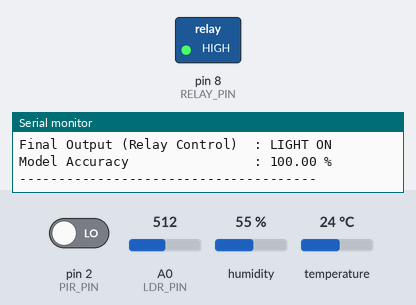
A sketch run on a simulated Arduino Uno, built with avr-gcc and run on an emulated ATmega328P. Shown: switched loads named in the sketch (green lamp = pin HIGH), the last lines printed to the serial monitor. Inputs (shaded band) come from the test bench; at power-on: A0 (LDR_PIN) = 512, pin 2 (PIR_PIN) LOW, humidity 55 %, temperature 24 °C.

Above: at 1.2 s.
1.3 s: A0 (LDR_PIN) set to 390
6.7 s: pin 2 (PIR_PIN) driven HIGH
11.5 s: A0 (LDR_PIN) set to 584
14.7 s: A0 (LDR_PIN) set to 609
At 16.5 s:
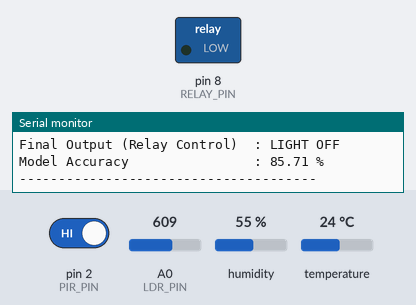
17.9 s: A0 (LDR_PIN) set to 590
At 20.7 s:
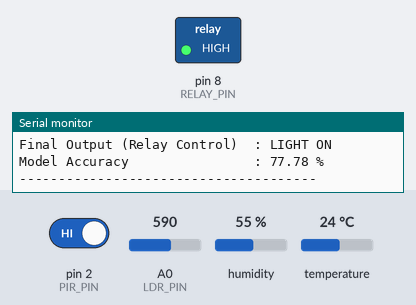
21.6 s: A0 (LDR_PIN) set to 610
At 23.3 s:
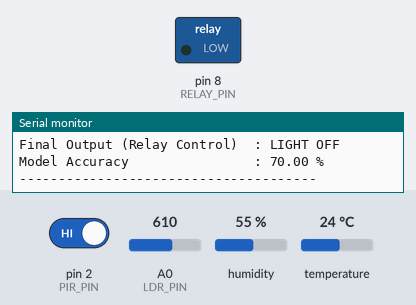
Timing chart, 0 to 24.8 s (numbered marks = the images above; inputs shaded):
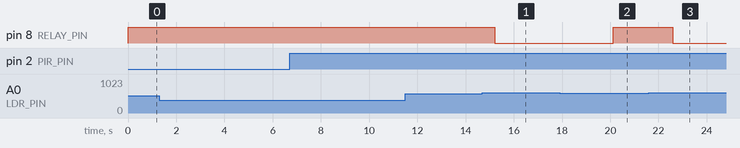

The sketch:

SmartIndoorSystem.ino
```cpp
#include "DHT.h"
#include <math.h>

// Pins
#define PIR_PIN 2
#define DHT_PIN 3
#define LDR_PIN A0
#define RELAY_PIN 8

#define DHT_TYPE DHT11
DHT dht(DHT_PIN, DHT_TYPE);


int total = 0;
int correct = 0;


float sigmoid(float x) {
  return 1.0 / (1.0 + exp(-x));
}

void setup() {
  Serial.begin(9600);

  pinMode(PIR_PIN, INPUT);
  pinMode(RELAY_PIN, OUTPUT);

  digitalWrite(RELAY_PIN, HIGH);
  dht.begin();

  Serial.println("======================================");
  Serial.println(" SMART INDOOR AUTOMATION SYSTEM");
  Serial.println(" (Regression-Based Smart Control)");
  Serial.println("======================================");
}

void loop() {

  int motion = digitalRead(PIR_PIN);
  int ldr = analogRead(LDR_PIN);
  float temp = dht.readTemperature();
  float hum = dht.readHumidity();


  float motion_f = motion;
  float light_f = 1.0 - (ldr / 1023.0);

  float z = (-4.0 * light_f) + (2.0 * motion_f) - 0.5;
  float probability = sigmoid(z);

  bool predicted = (probability > 0.6);


  bool expected = (motion == HIGH && ldr > 600);


  total++;
  if (predicted == expected) correct++;
  float accuracy = (correct * 100.0) / total;

  Serial.println("\n--------------------------------------");
  Serial.println("   REGRESSION MODEL OUTPUT");
  Serial.println("--------------------------------------");

  // PIR
  Serial.print("PIR Sensor (Motion Detection) : ");
  Serial.println(motion ? "Detected" : "No Motion");

  // LDR
  Serial.print("LDR Sensor (Light Intensity)  : ");
  Serial.print(ldr);
  Serial.print("  → ");

  if (ldr > 700) Serial.println("BRIGHT ☀️");
  else if (ldr > 400) Serial.println("MODERATE 🌤");
  else Serial.println("DARK 🌑");

  // DHT
  Serial.print("Temperature (DHT11)           : ");
  Serial.print(temp);
  Serial.println(" C");

  Serial.print("Humidity (DHT11)              : ");
  Serial.print(hum);
  Serial.println(" %");

  // ML Decision (unchanged display)
  Serial.println("\n[Machine Learning Decision]");
  Serial.print("Predicted Probability         : ");
  Serial.println(probability);

  Serial.print("Final Output (Relay Control)  : ");

  //  RELAY
  if (expected) {
    digitalWrite(RELAY_PIN, LOW);   // ON
    Serial.println("LIGHT OFF");
  } else {
    digitalWrite(RELAY_PIN, HIGH);  // OFF
    Serial.println("LIGHT ON");
  }


  Serial.print("Model Accuracy                : ");
  Serial.print(accuracy);
  Serial.println(" %");

  Serial.println("--------------------------------------");

  delay(2000);
}
```

Measured:
- the behaviour switches between 600 and 601 on A0 (LDR_PIN) (found by bisection; images 0 and 1)
- after the input at 14.7 s, pin 8 (RELAY_PIN): HIGH → LOW after 0.52 s
- after the input at 17.9 s, pin 8 (RELAY_PIN): LOW → HIGH after 2.2 s
- after the input at 21.6 s, pin 8 (RELAY_PIN): HIGH → LOW after 0.98 s
